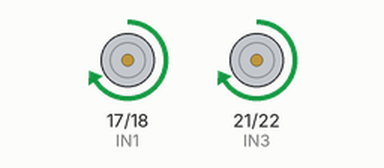
This sketch was run on a simulated ESP32-C3. Parts: motor-driver pin pairs drawn as motors (green arrow = first pin HIGH = forward, orange = second pin HIGH = backward, longer = more drive, scaled by the enable pin). What the sketch prints to the serial monitor is not drawn.

Above: at 1.0 s.
At 3.5 s:
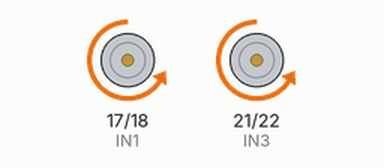
At 5.5 s:
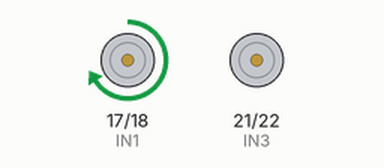
At 8.0 s:
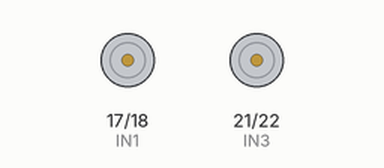
Timing chart, 0 to 11.1 s (numbered marks = the images above):
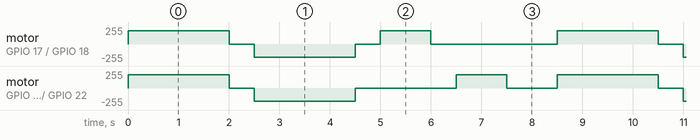

Measured:
- by itself, motor on GPIO 21 (IN3) / GPIO 22 (IN4): repeats every 8.5 s: stopped 0.50 s, backward 199/255 2.0 s, stopped 2.0 s, forward 199/255 1.0 s, stopped 1.0 s, forward 199/255 2.0 s
- by itself, motor on GPIO 17 (IN1) / GPIO 18 (IN2): repeats every 8.5 s: stopped 0.50 s, backward 199/255 2.0 s, stopped 0.50 s, forward 199/255 1.0 s, stopped 2.5 s, forward 199/255 2.0 s

The sketch:

esp32_desktop_robot.ino
```cpp
// ESP32-C3 桌面机器人控制代码
// 硬件：L298N 电机驱动模块 + 两个 N20 电机
// 功能：前进、后退、左转、右转、停止

// 定义电机驱动模块的引脚
const int IN1 = 17; // 右电机正转引脚
const int IN2 = 18; // 右电机反转引脚
const int ENA = 19; // 右电机PWM引脚

const int IN3 = 21; // 左电机正转引脚
const int IN4 = 22; // 左电机反转引脚
const int ENB = 23; // 左电机PWM引脚

// 定义电机PWM参数
const int PWM_FREQ = 30000;      // 30kHz（人耳不可闻）
const int PWM_RESOLUTION = 8;    // 8位分辨率（0-255）
const int PWM_CH_RIGHT = 0;      // 右电机PWM通道
const int PWM_CH_LEFT = 1;       // 左电机PWM通道

void setup() {
  // 初始化电机控制引脚
  pinMode(IN1, OUTPUT);
  pinMode(IN2, OUTPUT);
  pinMode(ENA, OUTPUT);
  pinMode(IN3, OUTPUT);
  pinMode(IN4, OUTPUT);
  pinMode(ENB, OUTPUT);

  // 初始化PWM（左右电机独立通道，可分别调速）
  ledcSetup(PWM_CH_RIGHT, PWM_FREQ, PWM_RESOLUTION);
  ledcSetup(PWM_CH_LEFT, PWM_FREQ, PWM_RESOLUTION);
  ledcAttachPin(ENA, PWM_CH_RIGHT);
  ledcAttachPin(ENB, PWM_CH_LEFT);

  // 初始停止
  ledcWrite(PWM_CH_RIGHT, 0);
  ledcWrite(PWM_CH_LEFT, 0);

  Serial.begin(115200);
  Serial.println("桌面机器人已启动");
}

void loop() {
  // 前进 2 秒
  forward(200);
  delay(2000);
  stop();
  delay(500);

  // 后退 2 秒
  backward(200);
  delay(2000);
  stop();
  delay(500);

  // 左转 1 秒
  left(200);
  delay(1000);
  stop();
  delay(500);

  // 右转 1 秒
  right(200);
  delay(1000);
  stop();
  delay(1000);
}

// 前进：两个电机正转
void forward(int speed) {
  digitalWrite(IN1, HIGH);
  digitalWrite(IN2, LOW);
  digitalWrite(IN3, HIGH);
  digitalWrite(IN4, LOW);
  ledcWrite(PWM_CH_RIGHT, speed);
  ledcWrite(PWM_CH_LEFT, speed);
}

// 后退：两个电机反转
void backward(int speed) {
  digitalWrite(IN1, LOW);
  digitalWrite(IN2, HIGH);
  digitalWrite(IN3, LOW);
  digitalWrite(IN4, HIGH);
  ledcWrite(PWM_CH_RIGHT, speed);
  ledcWrite(PWM_CH_LEFT, speed);
}

// 左转：右电机正转，左电机停止（差速转向）
void left(int speed) {
  digitalWrite(IN1, HIGH);
  digitalWrite(IN2, LOW);
  digitalWrite(IN3, LOW);
  digitalWrite(IN4, LOW);
  ledcWrite(PWM_CH_RIGHT, speed);
  ledcWrite(PWM_CH_LEFT, 0);
}

// 右转：左电机正转，右电机停止（差速转向）
void right(int speed) {
  digitalWrite(IN1, LOW);
  digitalWrite(IN2, LOW);
  digitalWrite(IN3, HIGH);
  digitalWrite(IN4, LOW);
  ledcWrite(PWM_CH_RIGHT, 0);
  ledcWrite(PWM_CH_LEFT, speed);
}

// 停止：所有引脚拉低
void stop() {
  digitalWrite(IN1, LOW);
  digitalWrite(IN2, LOW);
  digitalWrite(IN3, LOW);
  digitalWrite(IN4, LOW);
  ledcWrite(PWM_CH_RIGHT, 0);
  ledcWrite(PWM_CH_LEFT, 0);
}
```
